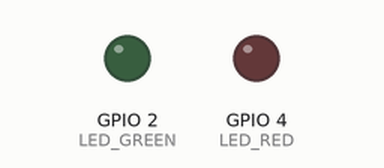
Simulated run of this sketch. Board: ESP32. Shown: output pins drawn as LEDs (lit = HIGH). WiFi joins after 1.5 s; servers stay silent unless stated; uploads are accepted with an empty reply; EEPROM starts erased; what the sketch prints to the serial monitor is not drawn.

Above: at 0.0 s.
At 2.6 s:
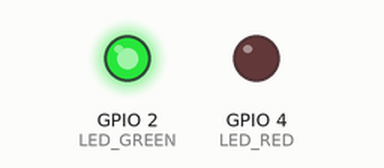
Timing chart, 0 to 5.2 s (numbered marks = the images above):
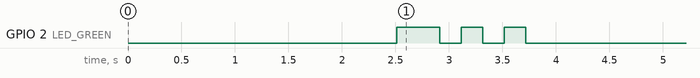

The sketch:

esp32_firmware.ino
```cpp
/**
 * ESP32 Firmware — Cloud-Based IoT Incident Response System
 *
 * Flow:
 *   1. Connect to WiFi
 *   2. Register with backend → get JWT token → save to Preferences (flash)
 *   3. Every TELEMETRY_INTERVAL ms: read sensors, POST telemetry
 *   4. If backend says device is Blocked → stop sending, blink red LED
 *
 * Libraries required (Arduino Library Manager):
 *   - ArduinoJson  (by Benoit Blanchon)
 *   - WiFi         (built-in ESP32)
 *   - HTTPClient   (built-in ESP32)
 *   - Preferences  (built-in ESP32)
 */

#include <WiFi.h>
#include <HTTPClient.h>
#include <ArduinoJson.h>
#include <Preferences.h>

// ── Configuration ─────────────────────────────────────────────────────────────
const char* WIFI_SSID     = "YOUR_WIFI_SSID";
const char* WIFI_PASSWORD = "YOUR_WIFI_PASSWORD";
const char* BACKEND_URL   = "https://friendly-elegance-production-0e93.up.railway.app";

// Device identity — change per device
const char* DEVICE_NAME     = "ESP32-CAM-01";
const char* DEVICE_TYPE     = "gateway";         // gateway | sensor | controller
const char* DEVICE_IP       = "192.168.1.101";   // can be hardcoded or read from WiFi
const char* DEVICE_LOCATION = "Entrance Lobby";

// Timing
const unsigned long TELEMETRY_INTERVAL = 10000;  // 10 seconds
const unsigned long RECONNECT_INTERVAL = 30000;  // 30 seconds

// LED pins (optional — comment out if not used)
#define LED_GREEN 2
#define LED_RED   4

// ── Globals ───────────────────────────────────────────────────────────────────
Preferences prefs;
String authToken       = "";
bool   deviceBlocked   = false;
int    failedLoginCount = 0;
unsigned long lastTelemetry = 0;

// ── Utilities ─────────────────────────────────────────────────────────────────
void blinkLED(int pin, int times, int ms = 200) {
    for (int i = 0; i < times; i++) {
        digitalWrite(pin, HIGH); delay(ms);
        digitalWrite(pin, LOW);  delay(ms);
    }
}

String getTimestamp() {
    // Returns a basic ISO timestamp (use NTP for accurate time in production)
    unsigned long ms = millis();
    // For a real timestamp, integrate NTPClient library
    return "2024-01-01T00:00:00Z";  // Replace with NTP time
}

// ── WiFi ──────────────────────────────────────────────────────────────────────
void connectWiFi() {
    Serial.print("Connecting to WiFi: ");
    Serial.println(WIFI_SSID);
    WiFi.begin(WIFI_SSID, WIFI_PASSWORD);

    int attempts = 0;
    while (WiFi.status() != WL_CONNECTED && attempts < 20) {
        delay(500);
        Serial.print(".");
        attempts++;
    }

    if (WiFi.status() == WL_CONNECTED) {
        Serial.println("\nWiFi connected. IP: " + WiFi.localIP().toString());
        digitalWrite(LED_GREEN, HIGH);
    } else {
        Serial.println("\nWiFi failed. Will retry.");
    }
}

// ── Device Registration ───────────────────────────────────────────────────────
bool registerDevice() {
    // Check if token already saved in flash
    prefs.begin("iot-creds", false);
    String saved = prefs.getString("token", "");
    if (saved.length() > 0) {
        authToken = saved;
        Serial.println("Token loaded from flash: " + authToken.substring(0, 20) + "...");
        prefs.end();
        return true;
    }
    prefs.end();

    // Register with backend
    Serial.println("Registering device with backend...");
    HTTPClient http;
    http.begin(String(BACKEND_URL) + "/api/auth/register");
    http.addHeader("Content-Type", "application/json");

    StaticJsonDocument<256> doc;
    doc["name"]      = DEVICE_NAME;
    doc["type"]      = DEVICE_TYPE;
    doc["ipAddress"] = DEVICE_IP;
    doc["location"]  = DEVICE_LOCATION;

    String body;
    serializeJson(doc, body);

    int httpCode = http.POST(body);
    if (httpCode == 200 || httpCode == 201) {
        String response = http.getString();
        StaticJsonDocument<512> res;
        deserializeJson(res, response);

        authToken = res["token"].as<String>();

        // Save to flash so we don't re-register on every reboot
        prefs.begin("iot-creds", false);
        prefs.putString("token", authToken);
        prefs.end();

        Serial.println("Registered! Token saved.");
        http.end();
        return true;
    } else {
        Serial.println("Registration failed. HTTP: " + String(httpCode));
        http.end();
        return false;
    }
}

// ── Read Sensors ──────────────────────────────────────────────────────────────
float readCPU() {
    // ESP32 has no built-in CPU% API.
    // Approximate: measure loop idle time, or use a simple task monitor.
    // For demo: return a simulated value based on millis variation.
    return 20.0 + (float)(millis() % 40);
}

float readRAM() {
    size_t freeHeap  = ESP.getFreeHeap();
    size_t totalHeap = ESP.getHeapSize();
    float  used      = 100.0 * (1.0 - ((float)freeHeap / (float)totalHeap));
    return used;
}

float readPacketFrequency() {
    // In a real deployment, tap into your network interface stats.
    // For ESP32 with WiFi, WiFi.RSSI() gives signal strength.
    // Placeholder: simulate based on time
    return 50.0 + (float)(millis() % 200);
}

// ── Send Telemetry ────────────────────────────────────────────────────────────
void sendTelemetry(String type, String loginStatus = "") {
    if (authToken.length() == 0) {
        Serial.println("No auth token — skipping telemetry");
        return;
    }

    float cpu     = readCPU();
    float ram     = readRAM();
    float packets = readPacketFrequency();

    // Build JSON payload
    StaticJsonDocument<512> doc;
    doc["deviceId"]  = DEVICE_NAME;
    doc["timestamp"] = getTimestamp();
    doc["type"]      = type;

    JsonObject data = doc.createNestedObject("data");
    data["cpuUsage"]        = cpu;
    data["ramUsage"]        = ram;
    data["packetFrequency"] = packets;

    if (loginStatus.length() > 0) {
        data["loginStatus"] = loginStatus;
    }

    // Add sensor readings if you have physical sensors
    // JsonObject sensor = data.createNestedObject("sensorData");
    // sensor["temperature"] = readDHTTemperature();
    // sensor["humidity"]    = readDHTHumidity();

    String body;
    serializeJson(doc, body);

    // POST to backend
    HTTPClient http;
    http.begin(String(BACKEND_URL) + "/api/telemetry");
    http.addHeader("Content-Type", "application/json");
    http.addHeader("Authorization", "Bearer " + authToken);
    http.setTimeout(8000);

    int httpCode = http.POST(body);

    if (httpCode == 200) {
        String response = http.getString();
        StaticJsonDocument<512> res;
        deserializeJson(res, response);

        int threats      = res["threatsDetected"] | 0;
        String devStatus = res["deviceStatus"] | "Active";

        Serial.printf("[TELEMETRY OK] CPU=%.1f%% RAM=%.1f%% PKT=%.0f threats=%d status=%s\n",
                      cpu, ram, packets, threats, devStatus.c_str());

        if (threats > 0) {
            Serial.println("  ⚠ THREAT DETECTED — check dashboard!");
            blinkLED(LED_RED, threats, 150);
        }

        if (devStatus == "Blocked") {
            Serial.println("  🔒 Device BLOCKED by server.");
            deviceBlocked = true;
            digitalWrite(LED_RED, HIGH);
            digitalWrite(LED_GREEN, LOW);
        }

    } else if (httpCode == 401) {
        // Token expired or invalid — clear and re-register
        Serial.println("401 Unauthorized — clearing token, will re-register");
        prefs.begin("iot-creds", false);
        prefs.remove("token");
        prefs.end();
        authToken = "";
    } else {
        Serial.println("Telemetry failed. HTTP: " + String(httpCode));
    }

    http.end();
}

// ── Simulate Login Event ──────────────────────────────────────────────────────
// Call this when a user logs into the device (physical keypad, RFID, etc.)
void reportLoginAttempt(bool success) {
    String status = success ? "SUCCESS" : "FAIL";
    if (!success) failedLoginCount++;
    Serial.println("Login event: " + status + " (fails=" + String(failedLoginCount) + ")");
    sendTelemetry("login", status);
}

// ── Setup ─────────────────────────────────────────────────────────────────────
void setup() {
    Serial.begin(115200);
    delay(1000);

    pinMode(LED_GREEN, OUTPUT);
    pinMode(LED_RED,   OUTPUT);
    digitalWrite(LED_GREEN, LOW);
    digitalWrite(LED_RED,   LOW);

    Serial.println("\n========================================");
    Serial.println("  IoT Incident Response — ESP32 Node");
    Serial.println("  Device: " + String(DEVICE_NAME));
    Serial.println("========================================\n");

    connectWiFi();

    if (WiFi.status() == WL_CONNECTED) {
        bool registered = registerDevice();
        if (registered) {
            blinkLED(LED_GREEN, 3);
            Serial.println("Device ready. Sending telemetry every " +
                           String(TELEMETRY_INTERVAL / 1000) + "s");
        }
    }
}

// ── Loop ──────────────────────────────────────────────────────────────────────
void loop() {
    // Reconnect WiFi if dropped
    if (WiFi.status() != WL_CONNECTED) {
        Serial.println("WiFi lost. Reconnecting...");
        digitalWrite(LED_GREEN, LOW);
        connectWiFi();
        if (WiFi.status() == WL_CONNECTED && authToken.length() == 0) {
            registerDevice();
        }
        return;
    }

    // If blocked by server, stop sending (just blink red LED)
    if (deviceBlocked) {
        blinkLED(LED_RED, 1, 1000);
        delay(5000);
        return;
    }

    // Send telemetry on interval
    unsigned long now = millis();
    if (now - lastTelemetry >= TELEMETRY_INTERVAL) {
        lastTelemetry = now;

        // Detect traffic spike (example: packets > threshold)
        float packets = readPacketFrequency();
        String type = (packets > 5000) ? "traffic_spike" : "heartbeat";

        sendTelemetry(type);
    }

    delay(100);
}
```
